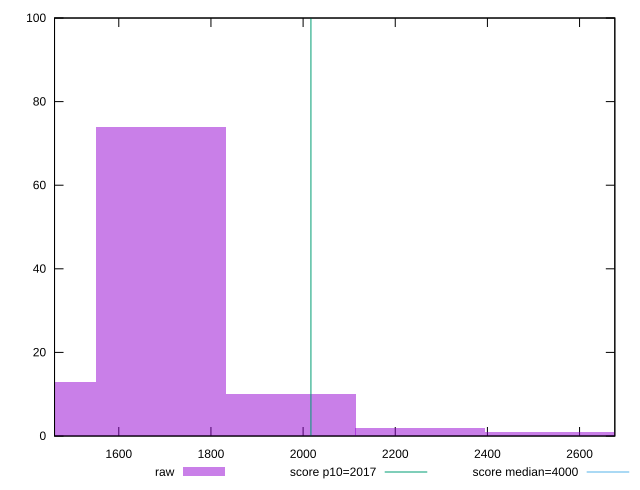

This figure's gnuplot source:
reset

$raw <<EOF
2536.4639123096194 1
1690.9759415397461 74
1972.805265129704 10
2254.6345887196617 2
1409.1466179497886 13
EOF

set key outside below
set boxwidth 281.8293235899577
set xrange [1460.5519999999988:2676.5119999999997]
set yrange [0:100]
set trange [0:100]
set style fill transparent solid 0.5 noborder

set parametric
set terminal svg size 640, 490 enhanced background rgb 'white'
set output "report_00026_2021-02-22T21:38:55.199Z/mainthread-work-breakdown/samples/pages+cached/raw/histogram.svg"

plot $raw title "raw" with boxes, \
     2017,t title "score p10=2017", \
     4000,t title "score median=4000"

reset
